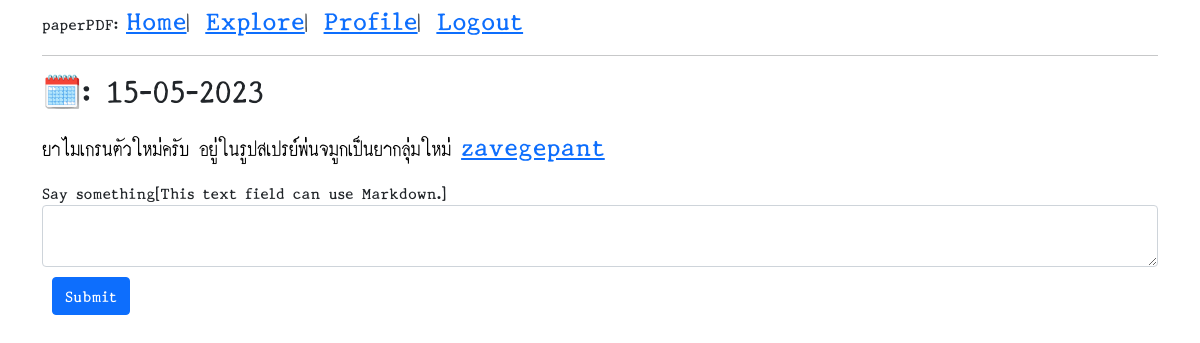
The app's page /seepost/4 (signed in), older data.
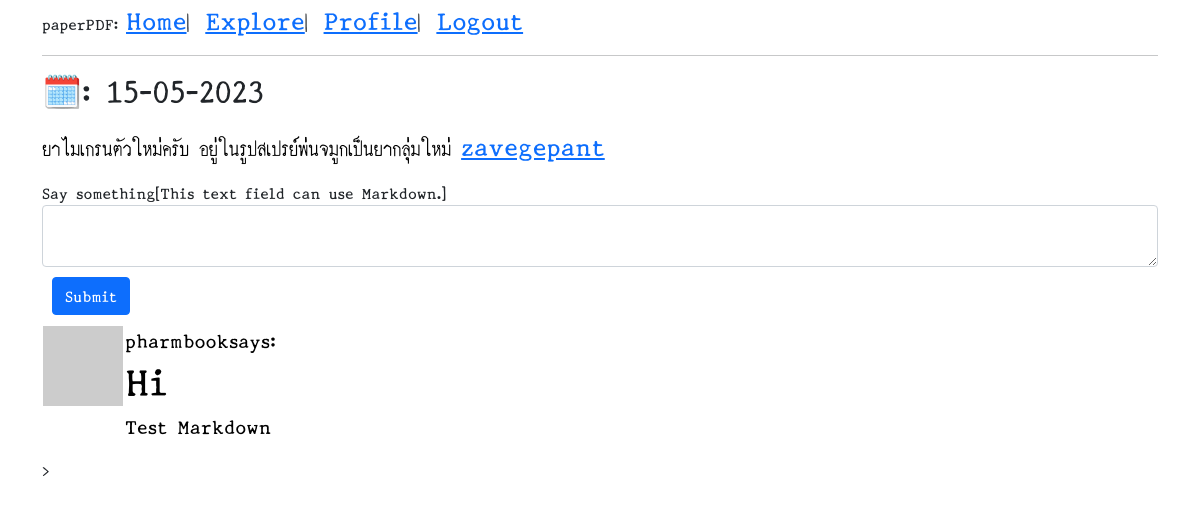
The same page, newer data.
### app/models.py (models this page shows, shortened)
class Comment(db.Model):
    id = db.Column(db.Integer, primary_key=True)
    body = db.Column(db.Text)
    timestamp = db.Column(db.DateTime, index=True, default=datetime.utcnow)
    user_id = db.Column(db.Integer, db.ForeignKey('user.id'))
    post_id =db.Column(db.Integer,db.ForeignKey('post.id'))

class User(UserMixin, db.Model):
    id = db.Column(db.Integer, primary_key=True)
    username = db.Column(db.String(64), index=True, unique=True)
    email = db.Column(db.String(120), index=True, unique=True)
    password_hash = db.Column(db.String(128))
    posts = db.relationship('Post', backref='author', lazy='dynamic')
    about_me = db.Column(db.String(140))
    last_seen = db.Column(db.DateTime, default=datetime.utcnow)
    followed = db.relationship(
        'User', secondary=followers,
        primaryjoin=(followers.c.follower_id == id),
        secondaryjoin=(followers.c.followed_id == id),
        backref=db.backref('followers', lazy='dynamic'), lazy='dynamic')
    comments = db.relationship('Comment', backref='author', lazy='dynamic')
    def avatar(self, size):
        digest = md5(self.email.lower().encode('utf-8')).hexdigest()
        return 'https://www.gravatar.com/avatar/{}?d=identicon&s={}'.format(
            digest, size)

### app/routes.py (the view)
@app.route("/seepost/<int:id>")
def seepost(id):
    form = PostForm()
    p = Post.query.filter_by(id=id).first()
    comments = Comment.query.filter_by(post_id=p.id).order_by(Comment.id.desc())
    return render_template("seepost.html",
                           title="Detail",
                           p=p,
                           comments=comments,
                           form = form,)

### app/forms.py
class PostForm(FlaskForm):
    post = TextAreaField('Say something[This text field can use Markdown.]', validators=[DataRequired()])
    tags = SelectMultipleField(
        'Tag Name',
        validators=[DataRequired()],
        choices=[
            ('Migraine', 'Migraine'),
            ('Weight loss', 'Weight loss'),
            ('Fungal infections', 'Fungal infections'),
            ('Antibiotics','Antibiotics'),
        ])
    submit = SubmitField('Submit')

### app/models.py (called while the page is built)
@login.user_loader
def load_user(id):
    return User.query.get(int(id))

### app/routes.py (called while the page is built)
@app.before_request
def before_request():
    if current_user.is_authenticated:
        current_user.last_seen = datetime.utcnow()
        db.session.commit()

### app/templates/seepost.html (shortened to what this page needs)
{% extends 'base.html' %}
{% block content %}
    {% if p %}
        <h2>🗓️: {{p.timestamp.strftime("%d-%m-%Y") |safe }}</h2>
        <p>{{ p.body|safe }}</p>
    {% endif %}
    <div class="comment-form">
        <form action="{{url_for('comment',id=p.id)}}" method="POST">
            <div>
                {{form.post.label(class="form-control-label")}}
                {{form.post(class="form-control")}}
            </div>
            <div style="margin: 10px;">
                {{form.submit(class="btn btn-primary")}}
            </div>
        </form>
    </div>
    {%if comments %}
    {% for comment in comments %}
        <div class="comment-list">
            <table>
                <tr valign="top">
                    <td><img src="{{ comment.author.avatar(36) }}"></td>
                    <td>{{ comment.author.username }}says:<br>
                        <a href="{{url_for('seepost',id=p.id)}}">
                            {{ comment.body|safe }}
                        </a>
                    </td>
                </tr>
            </table>>
        </div>
    {% endfor %}
    {% endif %}
{% endblock %}

Row changes from the older to the newer data that the page shows:
added Comment: author.username "pharmbook", body "Hi Test Markdown"
